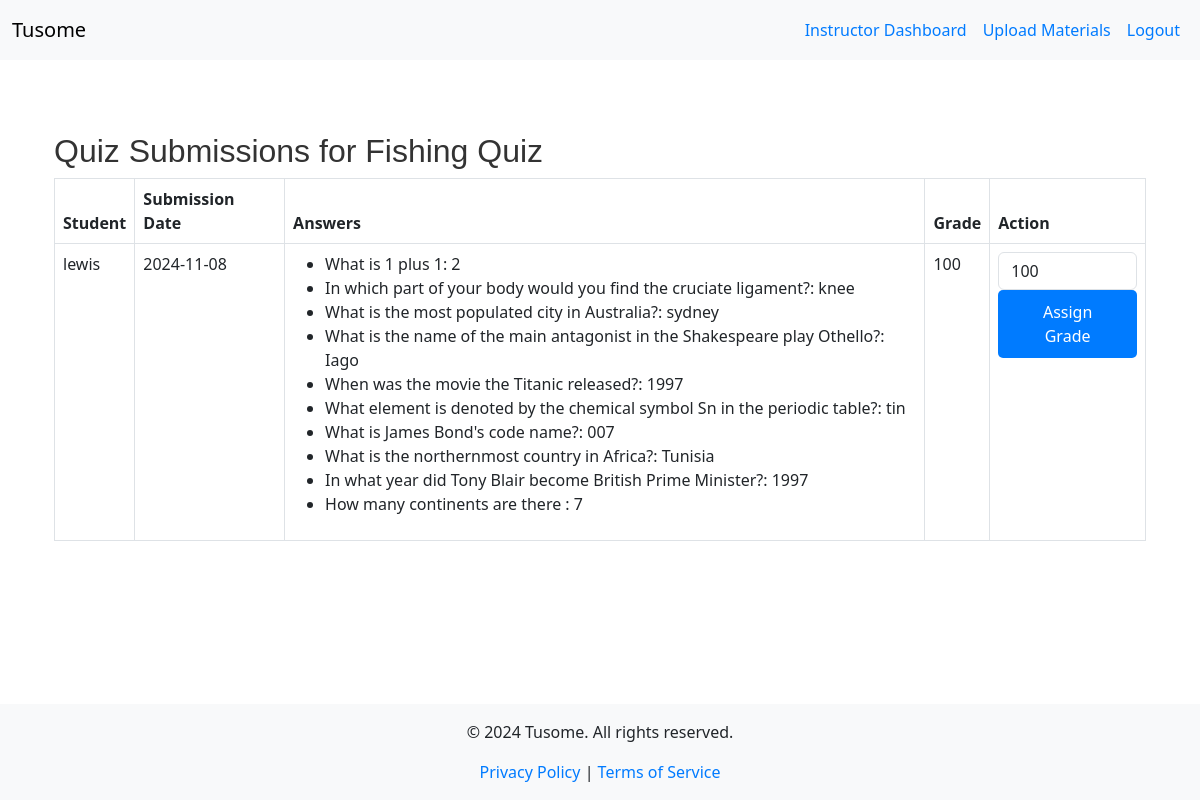
/instructor/view_submissions/2/2 (signed in), run on the app's committed database.
### models.py (models this page shows, shortened)
class Quiz(db.Model):
    id = db.Column(db.Integer, primary_key=True)
    course_id = db.Column(db.Integer, db.ForeignKey('course.id'), nullable=False)
    title = db.Column(db.String(200), nullable=False)
    status = db.Column(db.String(20), nullable=False)
    course = db.relationship('Course', back_populates='quizzes')
    questions = db.relationship('Question', back_populates='quiz', lazy=True)
    quiz_submissions = db.relationship('QuizSubmission', back_populates='quiz', lazy=True)

class User(UserMixin, db.Model):
    id = db.Column(db.Integer, primary_key=True)
    username = db.Column(db.String(150), unique=True, nullable=False)
    password = db.Column(db.String(150), nullable=False)
    role = db.Column(db.Enum(RoleEnum), nullable=False)  # Using Enum for roles
    instructor = db.relationship('Instructor', back_populates='user', uselist=False)
    student = db.relationship('Student', back_populates='user', uselist=False)

class QuizSubmission(db.Model):
    id = db.Column(db.Integer, primary_key=True)
    student_id = db.Column(db.Integer, db.ForeignKey('student.id'), nullable=False)
    quiz_id = db.Column(db.Integer, db.ForeignKey('quiz.id'), nullable=False)
    question_id = db.Column(db.Integer, db.ForeignKey('question.id'), nullable=False)
    selected_answer = db.Column(db.String(200), nullable=False)
    submission_date = db.Column(db.DateTime, default=datetime.utcnow)
    grade = db.Column(db.String(10))
    student = db.relationship('Student', back_populates='quiz_submissions')
    quiz = db.relationship('Quiz', back_populates='quiz_submissions')
    question = db.relationship('Question', back_populates='quiz_submissions')

class Question(db.Model):
    id = db.Column(db.Integer, primary_key=True)
    question_text = db.Column(db.Text, nullable=False)
    correct_answer = db.Column(db.String(200), nullable=False)
    quiz_id = db.Column(db.Integer, db.ForeignKey('quiz.id'), nullable=False)
    quiz = db.relationship('Quiz', back_populates='questions')
    quiz_submissions = db.relationship('QuizSubmission', back_populates='question', lazy=True)

### app.py (the view)
@app.route('/instructor/view_submissions/<int:course_id>/<int:quiz_id>', methods=['GET'])
@login_required
def view_submissions(course_id, quiz_id):
    if current_user.role != RoleEnum.INSTRUCTOR:
        flash('You are not authorized to access this page.')
        return redirect(url_for('index'))
    quiz = Quiz.query.get_or_404(quiz_id)
    submissions = QuizSubmission.query.filter_by(quiz_id=quiz_id).all()
    grouped_submissions = defaultdict(list)
    for submission in submissions:
        grouped_submissions[submission.student_id].append(submission)
    return render_template('view_submissions.html', quiz=quiz, grouped_submissions=grouped_submissions)

### app.py (called while the page is built)
@app.context_processor
def inject_current_year():
    return {'current_year': datetime.utcnow().year}

@login_manager.user_loader
def load_user(user_id):
    return User.query.get(int(user_id))

@app.context_processor
def inject_roleenum():
    return dict(RoleEnum=RoleEnum)

### templates/view_submissions.html (shortened to what this page needs)
{% extends "base.html" %}
{% block content %}
<div class="container mt-5">
    <h2>Quiz Submissions for {{ quiz.title }}</h2>
    <table class="table table-bordered">
        <thead>
            <tr>
                <th>Student</th>
                <th>Submission Date</th>
                <th>Answers</th>
                <th>Grade</th>
                <th>Action</th>
            </tr>
        </thead>
        <tbody>
            {% for student_id, student_submissions in grouped_submissions.items() %}
            <tr>
                <td>{{ student_submissions[0].student.user.username }}</td>
                <td>{{ student_submissions[0].submission_date.strftime('%Y-%m-%d') }}</td>
                <td>
                    <ul>
                        {% for submission in student_submissions %}
                        <li>{{ submission.question.question_text }}: {{ submission.selected_answer }}</li>
                        {% endfor %}
                    </ul>
                </td>
                <td>
                    {% if student_submissions[0].grade is not none %}
                        {{ student_submissions[0].grade }}
                    {% else %}
                        Ungraded
                    {% endif %}
                </td>
                <td>
                    <form method="POST" action="{{ url_for('grade_submission', submission_id=student_submissions[0].id) }}">
                        <div class="form-group">
                            <input type="number" name="grade" class="form-control" min="0" max="100" value="{{ student_submissions[0].grade }}">
                        </div>
                        <button type="submit" class="btn btn-success">Assign Grade</button>
                    </form>
                </td>
            </tr>
            {% endfor %}
        </tbody>
    </table>
</div>
{% endblock %}

### static/css/style.css (style rules this page uses)
.btn { padding: 10px 20px; border: none; border-radius: 5px; color: white; background-color: #007BFF; text-decoration: none; display: inline-block; transition: background-color 0.3s; }
h1, h2, h3 { color: #333; font-family: 'Arial', sans-serif; }
html, body { height: 100%; margin: 0; }
body { display: flex; flex-direction: column; }

### templates/base.html (style rules this page uses)
html, body { height: 100%; margin: 0; }
body { display: flex; flex-direction: column; }

### data on the page
Quiz: title "Fishing Quiz"
User: username "lewis"
QuizSubmission: submission_date "2024-11-08", question.question_text "What is 1 plus 1", selected_answer "2", grade "100", grade "100"
QuizSubmission: question.question_text "In which part of your body would you find the cruciate ligament?", selected_answer "knee"
QuizSubmission: question.question_text "What is the most populated city in Australia?", selected_answer "sydney"
QuizSubmission: question.question_text "What is the name of the main antagonist in the Shakespeare play Othello?", selected_answer "Iago"
QuizSubmission: question.question_text "When was the movie the Titanic released?", selected_answer "1997"
QuizSubmission: question.question_text "What element is denoted by the chemical symbol Sn in the periodic table?", selected_answer "tin"
QuizSubmission: question.question_text "What is James Bond's code name?", selected_answer "007"
QuizSubmission: question.question_text "What is the northernmost country in Africa?", selected_answer "Tunisia"
QuizSubmission: question.question_text "In what year did Tony Blair become British Prime Minister?", selected_answer "1997"
QuizSubmission: question.question_text "How many continents are there", selected_answer "7"
